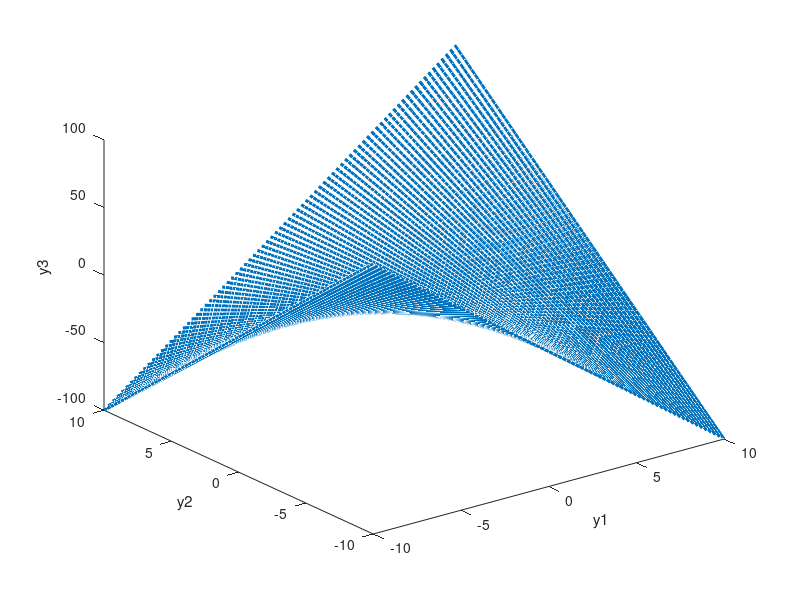

Recreate this plot in MATLAB. (Note: this script raises an error after producing the figure.)
% Discriminanti Lineari Generalizzati:
% utilizzo gli:
%
%           - augmented weight-vector
%
%           - augmented feature-vector
%       
%     y=g(x)=a(1)+a(2)*x+a(3)*x^2   con a=[1;1;1]
%
% Problema di classificazione 1-D
clc;clear;close all
%Vettore dei Pesi
%
a=[-1;1;2];
[x1 x2]=meshgrid(-10:.25:10);

y3=x1.*x2;
y=[x1(:).'; x2(:).'; y3(:).'];

plot3(y(1,:),y(2,:),y(3,:),'LineWidth',2)
xlabel('y1');
ylabel('y2');
zlabel('y3');

syms x1 x2
%Calcolo lo spazio Nullo di y: rappresenta il piano di Separazione
y=[x1; x2; x1*x2];
N=null(y.');
N=subs(N, {x1,x2}, {1,2});
DisegnaPiano(N(:,1),N(:,2))

G=a.'*y;
Sol=solve(G);
G=@(x) a(1)*x(1)+a(2)*x(2)+a(3)*x(1)*x(2);

title('Superfice di Decisione')
[x1 x2]=meshgrid(-10:.25:10);

[m n]=size(x1);
% Seleziona 10 punti Random e li classifico
indici=round(1+rand(1,10)*m*n);
x1=x1(:);
x2=x2(:);
figure; hold on;
for i=1:length(indici)
    I=indici(i);
        x=[x1(I); x2(I)];
        if G(x)>0
            %Il punto appartiene alla Regione R1: lato positivo
            plot(x1(I), x2(I),'or','MarkerSize',5,'MarkerFaceColor','r')
        end
        if G(x)<0
            %Il punto appartiene alla Regione R2: lato Negativo
            plot(x1(I), x2(I),'ob','MarkerSize',5,'MarkerFaceColor','b')
        end
        if G(x)==0
            %Il punto appartiene alla Regione R2: lato Negativo
            plot(x1(I), x2(I),'om','MarkerSize',5,'MarkerFaceColor','m')
        end
end
x=-10:.0125:10;
y=-x./(-1+2*x);
plot(x,y,'g','LineWidth',2)
